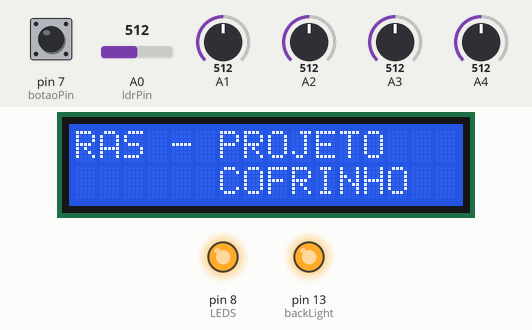
Recording of a sketch running on a simulated Arduino Uno, built with avr-gcc and run on an emulated ATmega328P. On the bench: 16×2 character LCD, output pins drawn as LEDs (lit = HIGH). Inputs (shaded band) come from the test bench; at power-on: pin 7 (botaoPin) LOW, A3 = 512, A0 (ldrPin) = 512, A1 = 512, A2 = 512, A4 = 512. EEPROM starts erased.

Above: at 0.1 s.
2.3 s: pin 7 (botaoPin) pulled HIGH for 0.25 s
At 3.7 s:
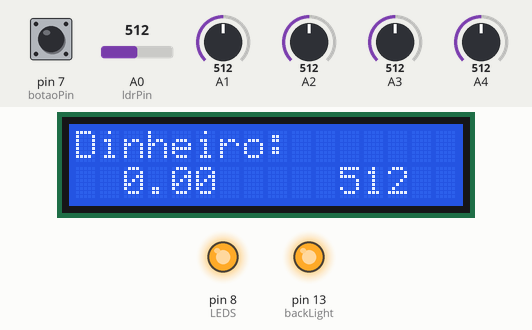
4.0 s: A3 set to 240
At 4.29 s:
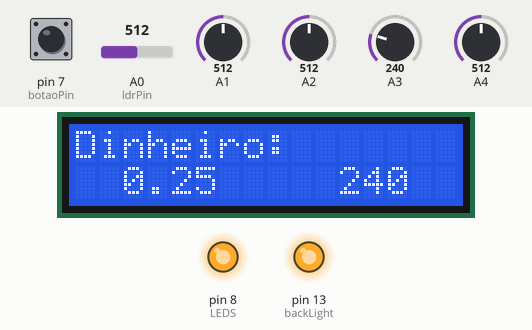
5.6 s: A3 set to 260
At 6.3 s:
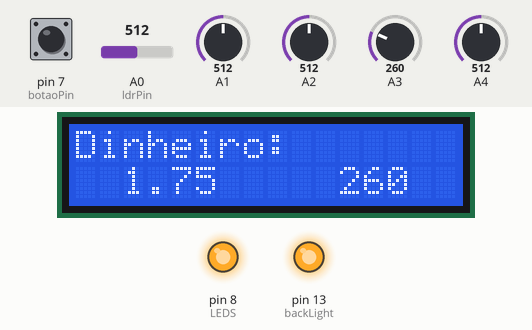
7.1 s: pin 7 (botaoPin) pulled HIGH for 1 s
At 8.3 s:
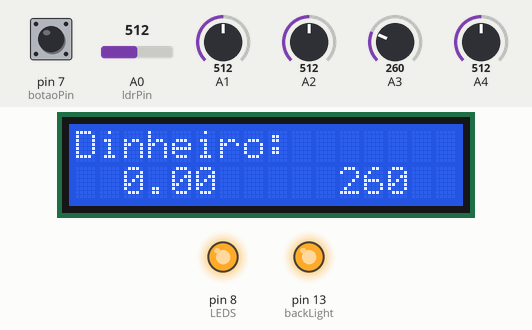
9.6 s: A3 set to 306
At 10.8 s:
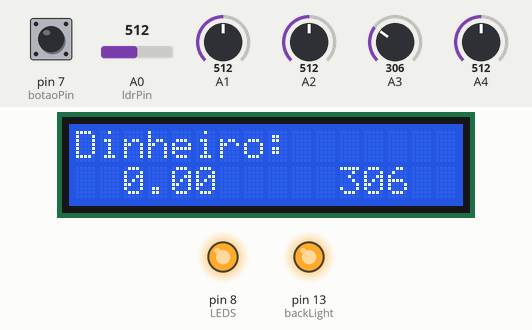
Timing chart, 0 to 12.2 s (numbered marks = the images above; inputs shaded):
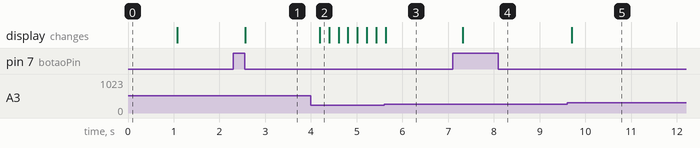

Measured:
- after the input at 2.3 s, the display: changes after 0.26 s (image 1)
- after the input at 4.0 s, the display: changes after 0.19 s (image 2)
- after the input at 7.1 s, the display: changes after 0.22 s (image 4)
- after the input at 9.6 s, the display: changes after 0.11 s (image 5)

The sketch:

FirmwareCofrinhoToTest.ino
```cpp
#include <LiquidCrystal.h>
#include <EEPROM.h>

LiquidCrystal lcd(12, 11, 10, 5, 4, 3, 2);

int backLight = 13;
int LEDS = 8;

const int ldrPin = A0;
int valorAcumuladoEndereco = 0;

float valorAcumulado = 0.0;

bool botaoPressionado = false;
const int botaoPin = 7; // Pino para o botão

void setup() {
  pinMode(LEDS, OUTPUT);
  digitalWrite(LEDS, HIGH);
  pinMode(backLight, OUTPUT);
  digitalWrite(backLight, HIGH);

  lcd.begin(16, 2);
  lcd.clear();
  lcd.setCursor(0, 0);
  lcd.print("RAS - PROJETO");
  lcd.setCursor(6, 1);
  lcd.print("COFRINHO");
  delay(1000);
  lcd.clear();

  Serial.begin(9600);

  // Inicializa o botão como entrada
  pinMode(botaoPin, INPUT);

  // Lê o valor acumulado da EEPROM
  EEPROM.get(valorAcumuladoEndereco, valorAcumulado);
}

void loop() {
  // Verifica se o botão foi pressionado
  if (digitalRead(botaoPin) == HIGH) {
    botaoPressionado = true;
    delay(50); // Delay para evitar leituras falsas devido a bouncing do botão
  }

  if (botaoPressionado) {
    // Se o botão foi pressionado, resete o valor acumulado e salve na EEPROM
    valorAcumulado = 0.0;
    EEPROM.put(valorAcumuladoEndereco, valorAcumulado);
    botaoPressionado = false; // Reseta a flag do botão
  }

  // Leia os valores dos LDRs
  int LDR_10C = analogRead(A0);
  int LDR_5C = analogRead(A1);
  int LDR_50C = analogRead(A2);
  int LDR_25C = analogRead(A3);
  int LDR_1R = analogRead(A4);

  // Atualize o valor acumulado com base nos LDRs

  if (LDR_25C < 250){
    valorAcumulado += 0.25;
  }


  // Escreva o valor acumulado na EEPROM
  EEPROM.put(valorAcumuladoEndereco, valorAcumulado);

  // Atualize o display LCD com o valor acumulado
  lcd.setCursor(0, 0);
  lcd.print("Dinheiro:");
  lcd.setCursor(2, 1);
  lcd.print(valorAcumulado);
  lcd.setCursor(11, 1);
  lcd.print(LDR_25C);
  delay(200);
}
```
